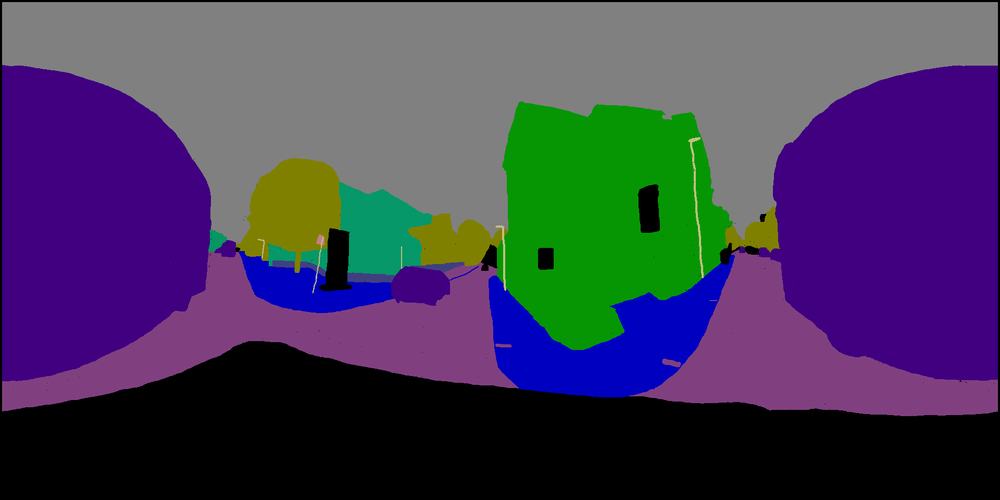
#> input picture scripts/test_img.png, 1000 x 500 px, shrunk from 1920 x 960 before the run
$ python test_shear.py
#> lines starting #> are read from the running program, lines starting #| are printed output that depends on the picture
from skimage import io
from skimage import transform as tf

import numpy as np

from math import sin
from math import cos

# Create Afine transform
afine_tf = tf.AffineTransform(shear=0.2)


image = io.imread("test_img.png")
#> image is the input picture: shape (500, 1000, 3); mean R, G, B 66.7, 59.1, 87.2

shear = -0.1

afine_tf = tf.AffineTransform(shear=shear)
modified = tf.warp(image, inverse_map=afine_tf)
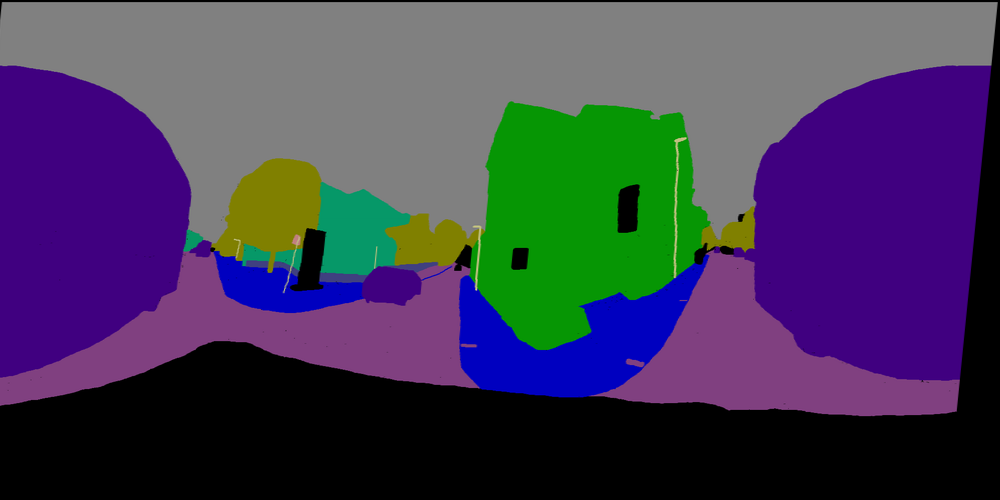
#> modified: shape (500, 1000, 3) float64; mean R, G, B 0.257, 0.231, 0.335

# Display the result
# io.imshow(modified)
# io.show()

# Display the result
io.imshow(modified)
io.show()
